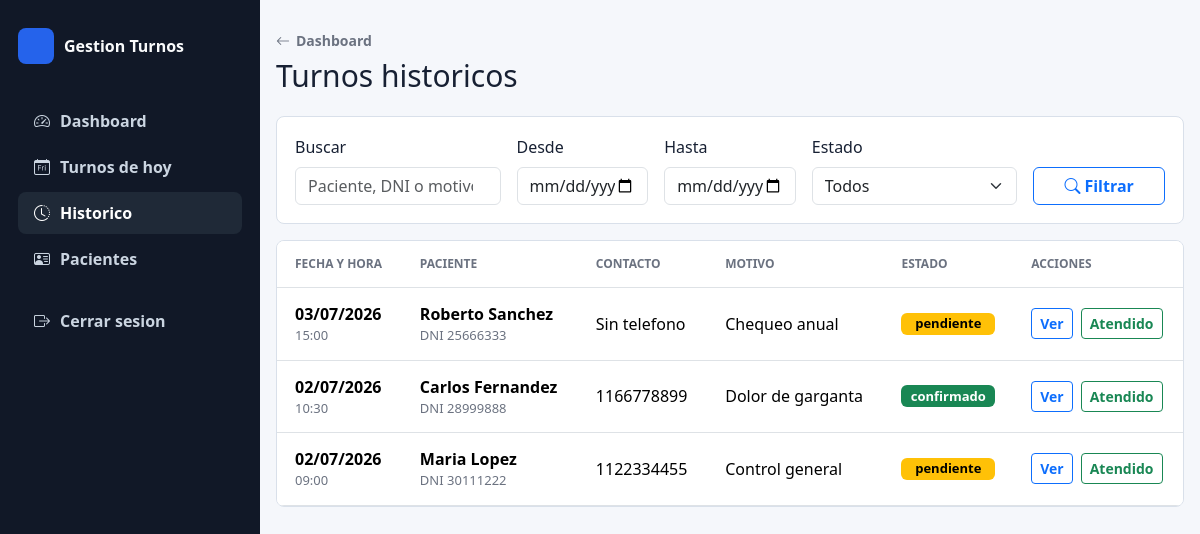
/index.php?action=medico_turnos_historico (signed in), run on the app's committed database.
### tables this page shows
CREATE TABLE turnos (
    id INT UNSIGNED AUTO_INCREMENT PRIMARY KEY,
    id_medico INT UNSIGNED NOT NULL,
    id_paciente INT UNSIGNED NOT NULL,
    fecha_hora DATETIME NOT NULL,
    motivo VARCHAR(255) NULL,
    estado ENUM('pendiente', 'confirmado', 'cancelado', 'atendido') NOT NULL DEFAULT 'pendiente',
    created_at TIMESTAMP NOT NULL DEFAULT CURRENT_TIMESTAMP,
    updated_at TIMESTAMP NOT NULL DEFAULT CURRENT_TIMESTAMP ON UPDATE CURRENT_TIMESTAMP,
    UNIQUE KEY uq_turnos_medico_fecha (id_medico, fecha_hora),
    KEY idx_turnos_paciente (id_paciente),
    KEY idx_turnos_fecha (fecha_hora),
    KEY idx_turnos_estado (estado),
    CONSTRAINT fk_turnos_medico
        FOREIGN KEY (id_medico) REFERENCES usuarios (id)
        ON UPDATE CASCADE
        ON DELETE RESTRICT,
    CONSTRAINT fk_turnos_paciente
        FOREIGN KEY (id_paciente) REFERENCES pacientes (id)
        ON UPDATE CASCADE
        ON DELETE RESTRICT
);

CREATE TABLE pacientes (
    id INT UNSIGNED AUTO_INCREMENT PRIMARY KEY,
    dni VARCHAR(20) NOT NULL,
    nombre VARCHAR(100) NOT NULL,
    apellido VARCHAR(100) NOT NULL,
    telefono VARCHAR(50) NULL,
    created_at TIMESTAMP NOT NULL DEFAULT CURRENT_TIMESTAMP,
    updated_at TIMESTAMP NOT NULL DEFAULT CURRENT_TIMESTAMP ON UPDATE CURRENT_TIMESTAMP,
    UNIQUE KEY uq_pacientes_dni (dni),
    KEY idx_pacientes_nombre (apellido, nombre),
    KEY idx_pacientes_busqueda (dni, apellido, nombre)
);

### controllers/MedicoDashboardController.php (called while the page is built, shortened)
<?php
require_once __DIR__ . '/../models/Turno.php';
class MedicoDashboardController
{
    private Turno $turnoModel;
    public function __construct()
    {
        $this->turnoModel = new Turno();
    }
    public function historico(): void
    {
        $contexto = $this->resolverMedico();
        $idMedico = $contexto['id_medico'];
        $filtros = [
            'desde' => $_GET['desde'] ?? '',
            'hasta' => $_GET['hasta'] ?? '',
            'estado' => $_GET['estado'] ?? '',
            'busqueda' => trim($_GET['busqueda'] ?? ''),
        ];
        $turnos = $idMedico ? $this->turnoModel->listarPorMedico($idMedico, $filtros) : [];
        $titulo = 'Turnos historicos';
        $modo = 'historico';
        require_once __DIR__ . '/../views/medico/turnos.php';
    }
    private function resolverMedico(): array
    {
        $idSesion = (int) ($_SESSION['usuario_id'] ?? 0);
        $medico = $idSesion > 0 ? $this->turnoModel->obtenerMedicoPorId($idSesion) : null;
        return [
            'id_medico' => $medico ? (int) $medico['id'] : 0,
            'medico' => $medico,
        ];
    }
}

### config/conexion.php (called while the page is built, shortened)
<?php
class conexion
{
    private static ?PDO $conexion = null;
    public static function conexion(): PDO
    {
        $host = 'localhost';
        $port = '3308';
        $db = 'gestion_turnos';
        $user = 'root';
        $pass = 'root';
        $charset = 'utf8mb4';
        $dsn = "mysql:host={$host};port={$port};dbname={$db};charset={$charset}";
        $options = [
            PDO::ATTR_ERRMODE => PDO::ERRMODE_EXCEPTION,
            PDO::ATTR_DEFAULT_FETCH_MODE => PDO::FETCH_ASSOC,
            PDO::ATTR_EMULATE_PREPARES => false,
        ];
        try {
            self::$conexion = new PDO($dsn, $user, $pass, $options);
            return self::$conexion;
        } catch (PDOException $e) {
            error_log('Error de conexión a la base de datos: ' . $e->getMessage());
            throw new RuntimeException('No se pudo conectar a la base de datos.');
        }
    }
}

### models/Turno.php (called while the page is built, shortened)
<?php
require_once __DIR__ . '/../config/conexion.php';
class Turno
{
    private PDO $db;
    public function __construct()
    {
        $this->db = conexion::conexion();
    }
    public function obtenerMedicoPorId(int $idMedico): ?array
    {
        $stmt = $this->db->prepare("
            SELECT id, nombre, email
            FROM usuarios
            WHERE id = :id AND rol = 'medico'
            LIMIT 1
        ");
        $stmt->execute([':id' => $idMedico]);
        $medico = $stmt->fetch();
        return $medico ?: null;
    }
    public function listarPorMedico(int $idMedico, array $filtros = []): array
    {
        $sql = "
            SELECT
                t.id,
                t.id_paciente,
                t.fecha_hora,
                t.motivo,
                t.estado,
                CONCAT(p.nombre, ' ', p.apellido) AS paciente,
                p.dni AS paciente_dni,
                p.telefono AS paciente_telefono
            FROM turnos t
            INNER JOIN pacientes p ON p.id = t.id_paciente
            WHERE t.id_medico = :id_medico
        ";
        $params = [':id_medico' => $idMedico];
        $sql .= !empty($filtros['hoy']) ? ' ORDER BY t.fecha_hora ASC' : ' ORDER BY t.fecha_hora DESC';
        $stmt = $this->db->prepare($sql);
        $stmt->execute($params);
        return $stmt->fetchAll();
    }
}

### controllers/AuthController.php (called while the page is built, shortened)
<?php
class AuthController
{
    public static function csrfToken(): string
    {
        return $_SESSION[self::CSRF_KEY];
    }
}

### views/medico/turnos.php (the view, shortened to what this page needs)
<?php
function medicoTurnoBadge(string $estado): string
{
    return match ($estado) {
        'confirmado' => 'text-bg-success',
        'cancelado' => 'text-bg-danger',
        'atendido' => 'text-bg-secondary',
        default => 'text-bg-warning',
    };
}
?>
<!DOCTYPE html>
<html lang="es">
<head>
    <link href="https://cdn.jsdelivr.net/npm/bootstrap@5.3.3/dist/css/bootstrap.min.css" rel="stylesheet">
    <link href="https://cdn.jsdelivr.net/npm/bootstrap-icons@1.11.3/font/bootstrap-icons.css" rel="stylesheet">
    <link href="public/css/turnos.css" rel="stylesheet">
</head>
<body>
    <div class="app-shell">
        <?php require __DIR__ . '/../layouts/sidebar.php'; ?>
        <main class="main-content page-shell">
            <header class="page-header">
                <div>
                    <a class="back-link" href="index.php?action=medico_dashboard"><i class="bi bi-arrow-left"></i><span>Dashboard</span></a>
                    <h1><?php echo htmlspecialchars($titulo); ?></h1>
                </div>
            </header>
            <?php if ($modo === 'historico'): ?>
                <section class="filter-bar">
                    <form action="index.php" method="GET" class="row g-3 align-items-end">
                        <div class="col-12 col-md-3">
                            <label class="form-label" for="busqueda">Buscar</label>
                            <input class="form-control" type="search" id="busqueda" name="busqueda" value="<?php echo htmlspecialchars($filtros['busqueda'] ?? ''); ?>" placeholder="Paciente, DNI o motivo" data-live-search="#tablaMedicoTurnos">
                        </div>
                        <div class="col-12 col-md-2">
                            <label class="form-label" for="desde">Desde</label>
                            <input class="form-control" type="date" id="desde" name="desde" value="<?php echo htmlspecialchars($filtros['desde'] ?? ''); ?>">
                        </div>
                        <div class="col-12 col-md-2">
                            <label class="form-label" for="hasta">Hasta</label>
                            <input class="form-control" type="date" id="hasta" name="hasta" value="<?php echo htmlspecialchars($filtros['hasta'] ?? ''); ?>">
                        </div>
                        <div class="col-12 col-md-3">
                            <label class="form-label" for="estado">Estado</label>
                            <select class="form-select" id="estado" name="estado">
                                <option value="">Todos</option>
                            </select>
                        </div>
                        <div class="col-12 col-md-2 d-grid">
                            <button class="btn btn-outline-primary" type="submit"><i class="bi bi-search"></i><span>Filtrar</span></button>
                        </div>
                    </form>
                </section>
            <?php endif; ?>
            <section class="data-panel">
                <div class="table-responsive">
                    <table class="table align-middle" id="tablaMedicoTurnos">
                        <thead><tr><th>Fecha y hora</th><th>Paciente</th><th>Contacto</th><th>Motivo</th><th>Estado</th><th>Acciones</th></tr></thead>
                        <tbody>
                            <?php foreach ($turnos as $turno): ?>
                                <tr>
                                    <td><strong><?php echo htmlspecialchars(date('d/m/Y', strtotime($turno['fecha_hora']))); ?></strong><span><?php echo htmlspecialchars(date('H:i', strtotime($turno['fecha_hora']))); ?></span></td>
                                    <td><strong><?php echo htmlspecialchars($turno['paciente']); ?></strong><span>DNI <?php echo htmlspecialchars($turno['paciente_dni']); ?></span></td>
                                    <td><?php echo htmlspecialchars($turno['paciente_telefono'] ?: 'Sin telefono'); ?></td>
                                    <td><?php echo htmlspecialchars($turno['motivo'] ?: 'Sin motivo'); ?></td>
                                    <td><span class="badge js-estado-turno <?php echo medicoTurnoBadge($turno['estado']); ?>"><?php echo htmlspecialchars($turno['estado']); ?></span></td>
                                    <td>
                                        <div class="d-flex gap-2">
                                            <a class="btn btn-sm btn-outline-primary" href="index.php?action=medico_historial_paciente&id_paciente=<?php echo (int) $turno['id_paciente']; ?>">Ver</a>
                                            <?php if ($turno['estado'] !== 'atendido'): ?>
                                                <button class="btn btn-sm btn-outline-success js-marcar-atendido" type="button" data-turno-id="<?php echo (int) $turno['id']; ?>" data-csrf-token="<?php echo htmlspecialchars(AuthController::csrfToken(), ENT_QUOTES, 'UTF-8'); ?>">Atendido</button>
                                            <?php else: ?>
                                                <span class="text-secondary small align-self-center">Atendido</span>
                                            <?php endif; ?>
                                        </div>
                                    </td>
                                </tr>
                            <?php endforeach; ?>
                        </tbody>
                    </table>
                </div>
            </section>
        </main>
    </div>
</body>
</html>

### public/css/turnos.css (style rules this page uses)
:root { --bg: #f5f7fb; --surface: #ffffff; --text: #172033; --muted: #6b7280; --line: #d9e0ea; --primary: #2563eb; --primary-dark: #1e40af; }
* { box-sizing: border-box; }
body { min-height: 100vh; margin: 0; background: var(--bg); color: var(--text); font-family: system-ui, -apple-system, BlinkMacSystemFont, "Segoe UI", sans-serif; }
.app-shell { display: grid; grid-template-columns: 260px minmax(0, 1fr); min-height: 100vh; }
.main-content { min-width: 0; }
.page-shell { width: min(1180px, calc(100% - 32px)); margin: 0 auto; padding: 28px 0; }
.page-header { display: flex; align-items: center; justify-content: space-between; gap: 18px; margin-bottom: 22px; }
.page-header h1 { margin: 6px 0 0; font-size: 30px; line-height: 1.2; }
.back-link { display: inline-flex; align-items: center; gap: 6px; color: var(--muted); font-size: 14px; font-weight: 700; text-decoration: none; }
.filter-bar, .data-panel, .form-panel { border: 1px solid var(--line); border-radius: 8px; background: var(--surface); }
.filter-bar { padding: 18px; margin-bottom: 16px; }
.data-panel { overflow: hidden; }
.table { margin-bottom: 0; }
.table th { color: var(--muted); font-size: 12px; text-transform: uppercase; }
.table th, .table td { padding: 14px 18px; }
.table td strong, .table td span { display: block; }
.table td span { color: var(--muted); font-size: 13px; }
.btn { font-weight: 700; }
.btn i { margin-right: 4px; }

### data on the page
turnos: fecha_hora "03/07/2026", fecha_hora "15:00", paciente "Roberto Sanchez", id_paciente.dni "25666333", id_paciente.telefono "Sin telefono", motivo "Chequeo anual", estado "pendiente"
turnos: fecha_hora "02/07/2026", fecha_hora "10:30", paciente "Carlos Fernandez", id_paciente.dni "28999888", id_paciente.telefono "1166778899", motivo "Dolor de garganta", estado "confirmado"
turnos: fecha_hora "02/07/2026", fecha_hora "09:00", paciente "Maria Lopez", id_paciente.dni "30111222", id_paciente.telefono "1122334455", motivo "Control general", estado "pendiente"

### other printed values
$titulo "Turnos historicos"
